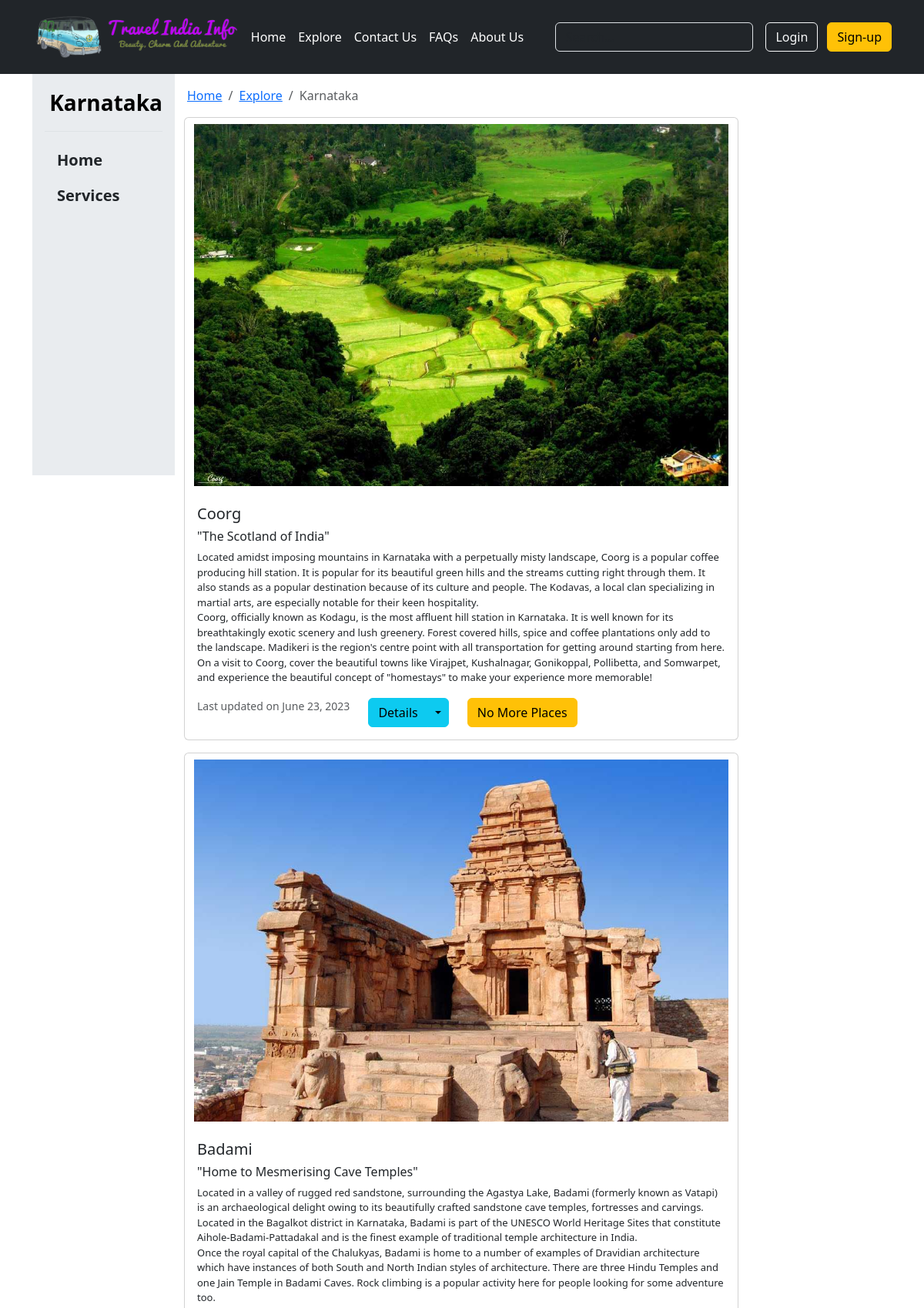
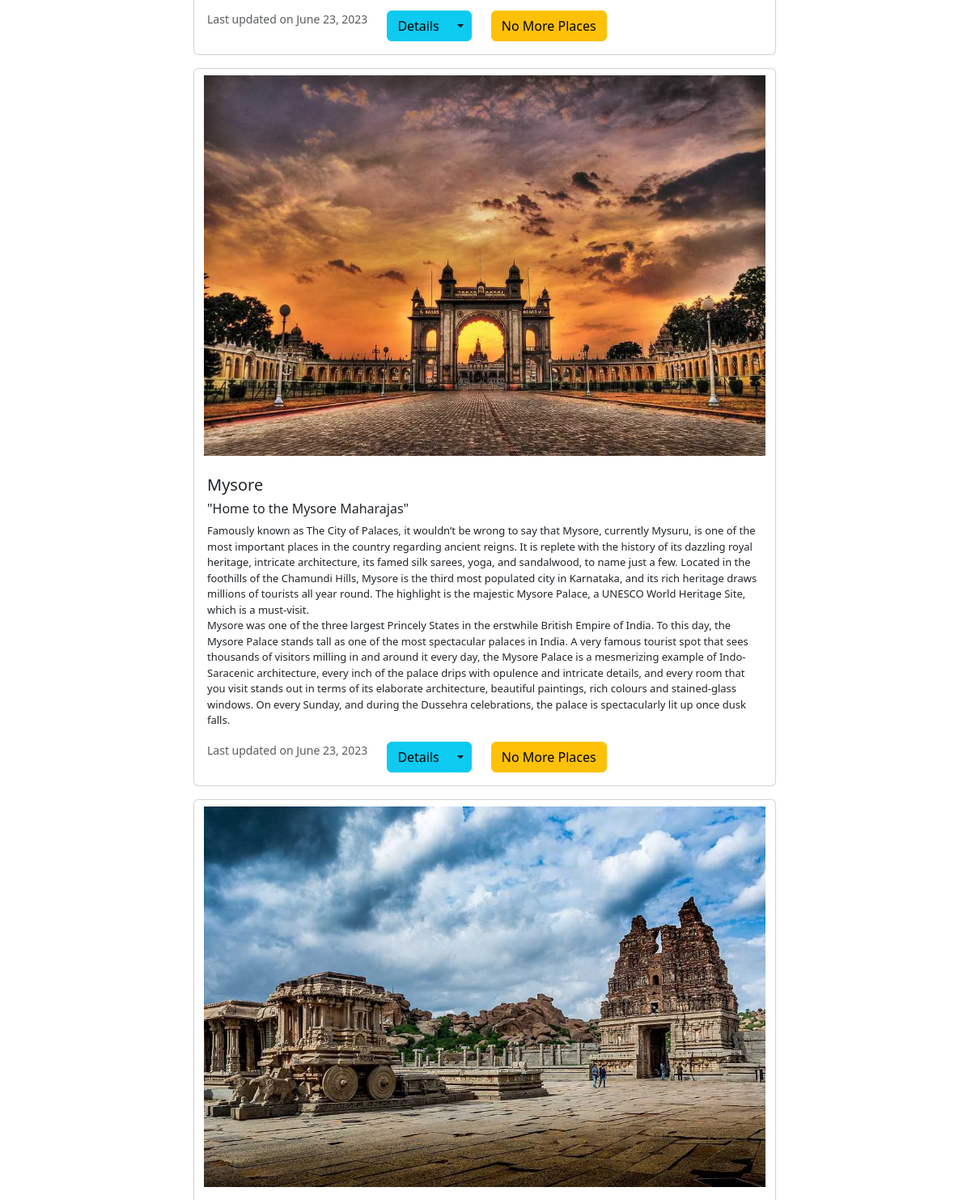
The app's page /karnataka/ (upper part) with its own data (2 pictures, top to bottom).
### Karnataka/models.py (models this page shows, shortened)
class Karnataka(models.Model):
    place_id = models.AutoField(primary_key=True)
    Image = models.ImageField(upload_to="Karnataka/images", default="")
    Place_name = models.CharField(max_length=70)
    Sub_heading = models.CharField(max_length=300, default="")
    Desc = models.TextField(default="")
    Best_Time = models.CharField(max_length=100, default="")
    Avoid_Time = models.CharField(max_length=100, default="")
    Ideal_Duration = models.CharField(max_length=50, default="")
    Category = models.CharField(max_length=50, default="")
    Visits_more_places = models.CharField(max_length=90, default="")
    Pub_date = models.DateField()

### TIInfo/views.py (the view)
# urls.py: path('karnataka/',views.KARNATAKA,name="karnataka"),
def KARNATAKA(request):
    karnatakadata = Karnataka.objects.all()
    data = {"karnatakadata" : karnatakadata}
    return render(request, "KARNATAKA.html" , data)

### templates/KARNATAKA.html (shortened to what this page needs)
{% extends 'base.html' %}
{% block section %}
<section>
    <div class="container d-flex">
        <div class="flex-shrink-1 p-3 bg-body-secondary" style="width: 185px; height: 521px;">
            <a href="/"
                class="d-flex align-items-center pb-3 mb-3 link-body-emphasis text-decoration-none border-bottom">
                <svg class="bi pe-none" width="15" height="24"></svg>
                <span class="fs-3 fw-semibold">Karnataka<br></span>
            </a>
            <ul class="list-unstyled ps-0">
                <li class="mb-1">
                    <button
                        class="btn btn-toggle d-inline-flex align-items-center rounded border-0 collapsed px-3 fs-5 fw-semibold"
                        data-bs-toggle="collapse" data-bs-target="#home-collapse" aria-expanded="false">
                        Home
                    </button>
                </li>
                <li class="mb-1">
                    <button class="btn btn-toggle d-inline-flex align-items-center rounded border-0 collapsed px-3 fs-5 fw-semibold" data-bs-toggle="collapse" data-bs-target="#services-collapse" aria-expanded="false">
                        Services
                    </button>
                </li>
            </ul>
        </div>
        <div class="d-block col-8">
            <nav aria-label="breadcrumb">
                <ol class="breadcrumb m-3">
                    <li class="breadcrumb-item"><a href="{% url 'homepage' %}">Home</a></li>
                    <li class="breadcrumb-item"><a href="{% url 'explore' %}">Explore</a></li>
                    <li class="breadcrumb-item active" aria-current="page">Karnataka</li>
                </ol>
            </nav>
            <div class="container">
                {% for i in karnatakadata %}
                <div class="card mb-3">
                    <img src="/media/{{i.Image}}" class="card-img-top my-2 container " alt="..." height=470>
                    <div class="card-body">
                        <h5 class="card-title">{{i.Place_name}}</h5>
                        <h6>"{{i.Sub_heading}}"</h6>
                        <p class="card-text" style="font-size:13px;">
                            {{i.Desc | safe}}
                        </p>
                        <div class=" d-flex">
                            <p class="card-text"><small class="text-body-secondary">Last updated on
                                    {{i.Pub_date}}</small></p>
                            <div class="btn-group mx-4">
                                <button type="button" class="btn btn-info">Details</button>
                                <button type="button" class="btn btn-info dropdown-toggle dropdown-toggle-split"
                                    data-bs-toggle="dropdown" aria-expanded="false">
                                </button>
                            </div>
                            <a href="" type="button" class="btn btn-warning">{{i.Visits_more_places}}</a>
                        </div>
                    </div>
                </div>
                {% endfor %}
            </div>
        </div>
</section>
{% endblock %}

### records on screen
Karnataka: Image (picture), Place_name "Coorg", Sub_heading "The Scotland of India", Desc "Located amidst imposing mountains in Karnataka with a perpetually misty landscape, Coorg is a popular coffee producing hill station. It is popular for its beautiful green hills and the streams cutting right through them. It also stands as a popular destination because of its culture and people. The Kodavas, a local clan specializing in martial arts, are especially notable for their keen hospitality. Coorg, officially known as Kodagu, is the most affluent hill station in Karnataka. It is well known for its breathtakingly exotic scenery and lush greenery. Forest covered hills, spice and coffee plantations only add to the landscape. Madikeri is the region's centre point with all transportation…", Pub_date "June 23, 2023", Visits_more_places "No More Places"
Karnataka: Image (picture), Place_name "Badami", Sub_heading "Home to Mesmerising Cave Temples", Desc "Located in a valley of rugged red sandstone, surrounding the Agastya Lake, Badami (formerly known as Vatapi) is an archaeological delight owing to its beautifully crafted sandstone cave temples, fortresses and carvings. Located in the Bagalkot district in Karnataka, Badami is part of the UNESCO World Heritage Sites that constitute Aihole-Badami-Pattadakal and is the finest example of traditional temple architecture in India. Once the royal capital of the Chalukyas, Badami is home to a number of examples of Dravidian architecture which have instances of both South and North Indian styles of architecture. There are three Hindu Temples and one Jain Temple in Badami Caves. Rock climbing is a…", Pub_date "June 23, 2023", Visits_more_places "No More Places"
Karnataka: Image (picture), Place_name "Mysore", Sub_heading "Home to the Mysore Maharajas", Desc "Famously known as The City of Palaces, it wouldn’t be wrong to say that Mysore, currently Mysuru, is one of the most important places in the country regarding ancient reigns. It is replete with the history of its dazzling royal heritage, intricate architecture, its famed silk sarees, yoga, and sandalwood, to name just a few. Located in the foothills of the Chamundi Hills, Mysore is the third most populated city in Karnataka, and its rich heritage draws millions of tourists all year round. The highlight is the majestic Mysore Palace, a UNESCO World Heritage Site, which is a must-visit. Mysore was one of the three largest Princely States in the erstwhile British Empire of India. To this day,…", Pub_date "June 23, 2023", Visits_more_places "No More Places"
Karnataka: Image (picture)
